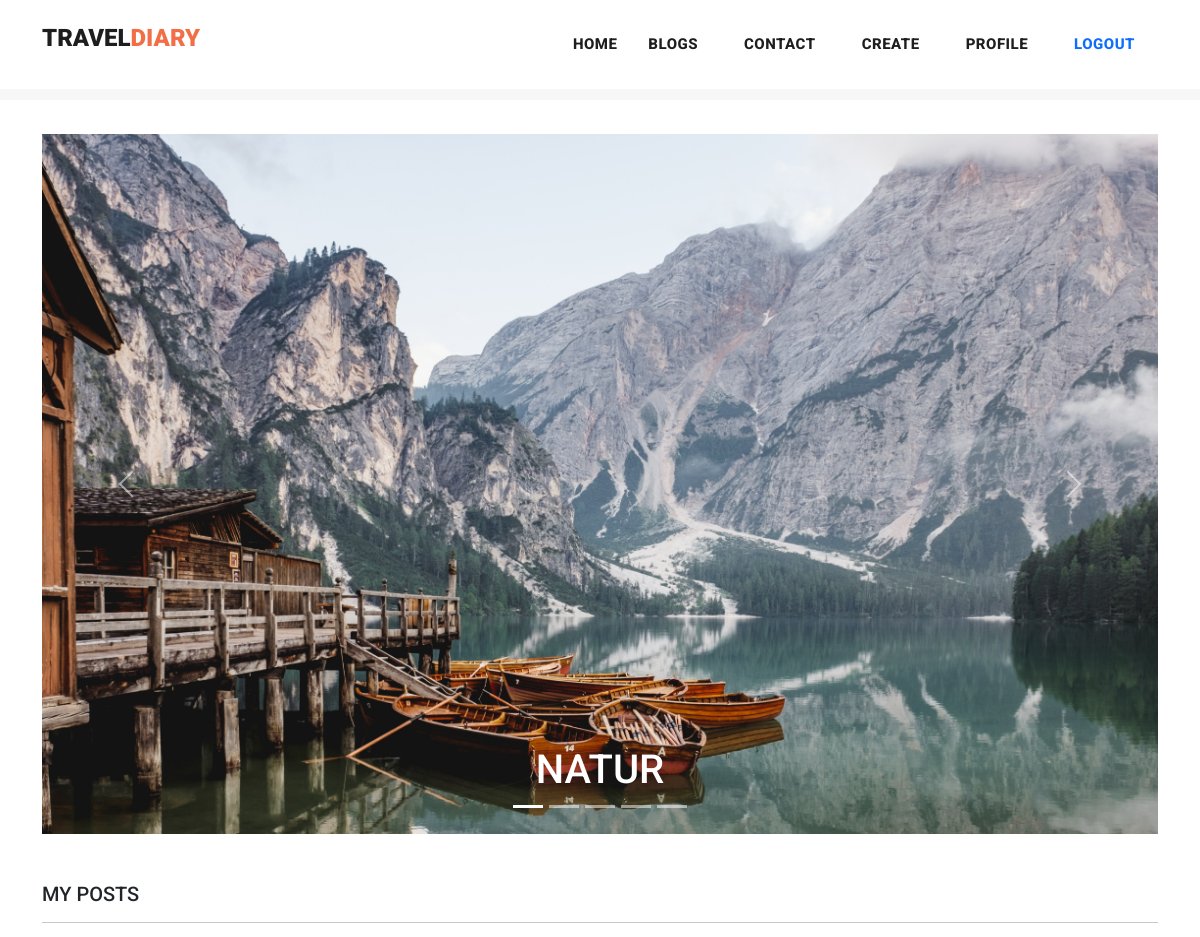
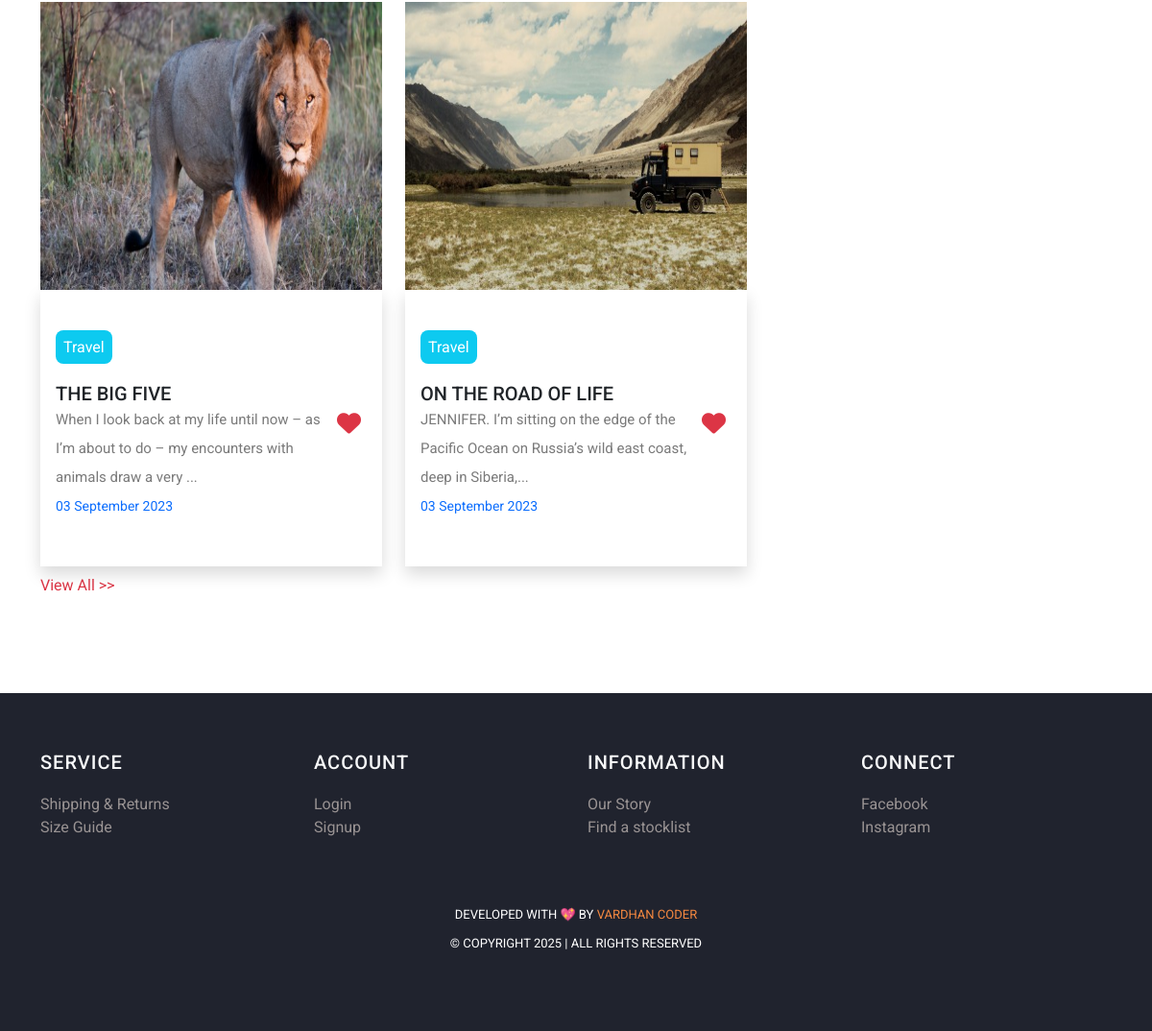
Page / (signed in) on the committed database (2 pictures, top to bottom).
### myapp/models.py (models this page shows, shortened)
class Post(models.Model):
    postname = models.CharField(max_length=600)
    category = models.CharField(max_length=600)
    image = models.ImageField(upload_to='images/posts',blank=True,null=True)
    content = models.CharField(max_length=100000)
    time = models.CharField(default=time,max_length=100, blank=True)
    likes = models.IntegerField(null=True,blank=True,default=0)
    user = models.ForeignKey(User,on_delete=models.CASCADE)

### myapp/views.py (the view)
# urls.py: path("",views.index,name="index"),
def index(request):
    return render(request,"index.html",{
        'posts':Post.objects.filter(user_id=request.user.id).order_by("id").reverse(),
        'top_posts':Post.objects.all().order_by("-likes"),
        'recent_posts':Post.objects.all().order_by("-id"),
        'user':request.user,
        'media_url':settings.MEDIA_URL
    })

### templates/index.html (shortened to what this page needs)
{% load static %}
<!DOCTYPE html>
<html lang="en">
<head>
  <link href="https://cdn.jsdelivr.net/npm/bootstrap@5.3.0-alpha3/dist/css/bootstrap.min.css" rel="stylesheet"
>
  <link href="{% static 'vendor/bootstrap/css/bootstrap.min.css' %}" rel="stylesheet">
  <link href="https://cdn.jsdelivr.net/npm/bootstrap@5.3.1/dist/css/bootstrap.min.css" rel="stylesheet"
>
</head>
<link rel="stylesheet" href="{% static 'assets/css/fontawesome.css' %}">
<link rel="stylesheet" href="https://cdnjs.cloudflare.com/ajax/libs/font-awesome/6.4.2/css/all.min.css">
<link rel="stylesheet" href="{% static 'assets/css/templatemo-stand-blog.css' %}">
<link rel="stylesheet" href="{% static 'assets/css/owl.css' %}">
<link rel="stylesheet" href="{% static 'assets/css/styles.css' %}">
</head>
<body>
  {%include 'header.html'%}
  <div class="container mt-5 carousel">
    <div id="carouselExampleCaptions" class="carousel slide">
      <div class="carousel-indicators">
        <button type="button" data-bs-target="#carouselExampleCaptions" data-bs-slide-to="0" class="active"
          aria-current="true" aria-label="Slide 1"></button>
        <button type="button" data-bs-target="#carouselExampleCaptions" data-bs-slide-to="1"
          aria-label="Slide 2"></button>
        <button type="button" data-bs-target="#carouselExampleCaptions" data-bs-slide-to="2"
          aria-label="Slide 3"></button>
        <button type="button" data-bs-target="#carouselExampleCaptions" data-bs-slide-to="3"
          aria-label="Slide 4"></button>
        <button type="button" data-bs-target="#carouselExampleCaptions" data-bs-slide-to="4"
          aria-label="Slide 5"></button>
      </div>
      <div class="carousel-inner">
        <div class="carousel-item active">
          <img src="{% static 'assets/images/nature.jpg' %}" alt="image1">
          <div class="carousel-caption ">
            <h1>NATUR</h1>
          </div>
        </div>
      </div>
      <button class="carousel-control-prev" type="button" data-bs-target="#carouselExampleCaptions"
        data-bs-slide="prev">
        <span class="carousel-control-prev-icon" aria-hidden="true"></span>
      </button>
      <button class="carousel-control-next" type="button" data-bs-target="#carouselExampleCaptions"
        data-bs-slide="next">
        <span class="carousel-control-next-icon" aria-hidden="true"></span>
      </button>
    </div>
  </div>
  {% if user.is_authenticated %}
  <div class="container mt-5">
    <h5>MY POSTS</h5>
    <hr>
    <div class="row row-cols-lg-3 row-cols-md-2 row-cols-1" class="blog-posts">
      {% for post in posts|slice:"0:3" %}
      <div class="col col-lg-4 col-md-6 col-12 mb-2 blog-post">
        <img src="{{media_url}}{{post.image}}" alt="" width="100%" height="300px">
        <div class=" px-3 py-5 shadow">
        <a href="{% url 'post' post.id %}" class="text-decoration-none text-dark">
          <span class="text-white bg-info text-center rounded-3 mt-5" style="padding: 8px;">{{post.category}}</span>
          <h5 class="mt-4">{{post.postname}}</h5>
        </a>
        <form method="post" action="{% url 'increaselikes' post.id %}">
          <button class="float-right small" type="submit"
            style="border: none; background: transparent; font-size: 25px;"><i
              class="fa fa-heart text-danger"></i></button>
        </form>
        <p>{{post.content|slice:"0:100"}}...</p>
        <p class="small text-primary">{{post.time}} </p>
      </div>
    </div>
    {% endfor %}
  </div>
  <a class="text-danger text-decoration-none" href="{% url 'profile' user.id %}" style="cursor:pointer;">View All
    >></a>
  </div>
  {% endif %}
  {% include 'footer.html' %}
</body>
</html>

### static/assets/css/templatemo-stand-blog.css (style rules this page uses)
body { font-family: 'Roboto', sans-serif; overflow-x: hidden; text-rendering: optimizeLegibility; -webkit-font-smoothing: antialiased; -moz-osx-font-smoothing: grayscale; }
p { margin-bottom: 0px; font-size: 15px; font-weight: 400; color: #7a7a7a; line-height: 30px; }
a { text-decoration: none!important; }
h1,h2,h3,h4,h5,h6 { margin: 0px; }

### static/assets/css/styles.css (style rules this page uses)
.carousel img { width: 100%; height: 700px; }
.blog-posts .blog-post img, .blog-post img { height: 300px; }

### rows in the picture
Post: image (picture), category "Travel", postname "THE BIG FIVE", content "When I look back at my life until now – as I’m about to do – my encounters with animals draw a very", time "03 September 2023"
Post: image (picture), category "Travel", postname "ON THE ROAD OF LIFE", content "JENNIFER. I’m sitting on the edge of the Pacific Ocean on Russia’s wild east coast, deep in Siberia,", time "03 September 2023"
